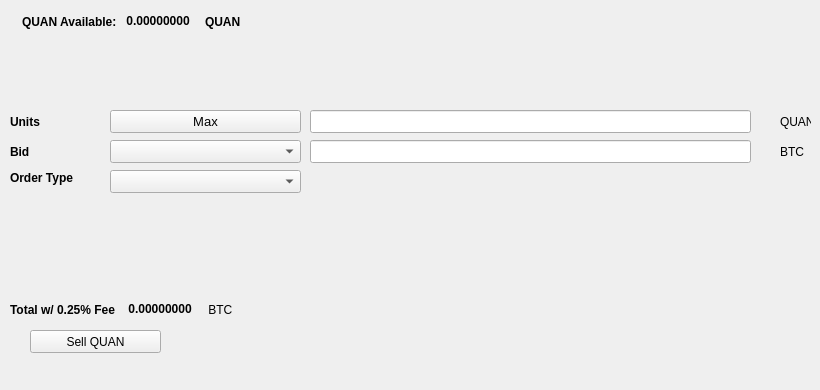
   <widget class="QWidget" name="SellTab">
    <attribute name="title">
     <string>Sell</string>
    </attribute>
    <widget class="QLabel" name="label_16">
     <property name="geometry">
      <rect>
       <x>780</x>
       <y>140</y>
       <width>31</width>
       <height>23</height>
      </rect>
     </property>
     <property name="text">
      <string>BTC</string>
     </property>
    </widget>
    <widget class="QComboBox" name="SellBidcomboBox">
     <property name="geometry">
      <rect>
       <x>110</x>
       <y>140</y>
       <width>191</width>
       <height>23</height>
      </rect>
     </property>
     <property name="font">
      <font>
       <pointsize>10</pointsize>
      </font>
     </property>
    </widget>
    <widget class="QLabel" name="label_18">
     <property name="geometry">
      <rect>
       <x>10</x>
       <y>110</y>
       <width>46</width>
       <height>23</height>
      </rect>
     </property>
     <property name="font">
      <font>
       <weight>75</weight>
       <bold>true</bold>
      </font>
     </property>
     <property name="text">
      <string>Units</string>
     </property>
    </widget>
    <widget class="QPushButton" name="Sell_Max_Amount">
     <property name="geometry">
      <rect>
       <x>110</x>
       <y>110</y>
       <width>191</width>
       <height>23</height>
      </rect>
     </property>
     <property name="font">
      <font>
       <pointsize>10</pointsize>
      </font>
     </property>
     <property name="text">
      <string>Max</string>
     </property>
    </widget>
    <widget class="QLabel" name="label_20">
     <property name="geometry">
      <rect>
       <x>10</x>
       <y>170</y>
       <width>91</width>
       <height>16</height>
      </rect>
     </property>
     <property name="font">
      <font>
       <weight>75</weight>
       <bold>true</bold>
      </font>
     </property>
     <property name="text">
      <string>Order Type</string>
     </property>
    </widget>
    <widget class="QComboBox" name="SellOrdertypeCombo">
     <property name="geometry">
      <rect>
       <x>110</x>
       <y>170</y>
       <width>191</width>
       <height>23</height>
      </rect>
     </property>
     <property name="font">
      <font>
       <pointsize>10</pointsize>
      </font>
     </property>
    </widget>
    <widget class="QLabel" name="label_21">
     <property name="geometry">
      <rect>
       <x>10</x>
       <y>140</y>
       <width>46</width>
       <height>23</height>
      </rect>
     </property>
     <property name="font">
      <font>
       <weight>75</weight>
       <bold>true</bold>
      </font>
     </property>
     <property name="text">
      <string>Bid</string>
     </property>
    </widget>
    <widget class="QLabel" name="label_22">
     <property name="geometry">
      <rect>
       <x>780</x>
       <y>110</y>
       <width>31</width>
       <height>23</height>
      </rect>
     </property>
     <property name="text">
      <string>QUAN</string>
     </property>
    </widget>
    <widget class="QLineEdit" name="UnitsInputQUAN">
     <property name="geometry">
      <rect>
       <x>310</x>
       <y>110</y>
       <width>441</width>
       <height>23</height>
      </rect>
     </property>
     <property name="font">
      <font>
       <pointsize>9</pointsize>
       <weight>75</weight>
       <bold>true</bold>
      </font>
     </property>
    </widget>
    <widget class="QLineEdit" name="SellBidPriceEdit">
     <property name="geometry">
      <rect>
       <x>310</x>
       <y>140</y>
       <width>441</width>
       <height>23</height>
      </rect>
     </property>
     <property name="font">
      <font>
       <pointsize>9</pointsize>
       <weight>75</weight>
       <bold>true</bold>
      </font>
     </property>
    </widget>
    <widget class="QPushButton" name="SellQUANBTN">
     <property name="geometry">
      <rect>
       <x>30</x>
       <y>330</y>
       <width>131</width>
       <height>23</height>
      </rect>
     </property>
     <property name="text">
      <string>Sell QUAN</string>
     </property>
     <property name="icon">
      <iconset resource="../quantisnet">
       <normaloff>:/icons/bitcoin</normaloff>:/icons/bitcoin</iconset>
     </property>
    </widget>
    <widget class="QWidget" name="layoutWidget3">
     <property name="geometry">
      <rect>
       <x>22</x>
       <y>12</y>
       <width>258</width>
       <height>19</height>
      </rect>
     </property>
     <layout class="QHBoxLayout" name="horizontalLayout">
      <item>
       <widget class="QLabel" name="label232_2">
        <property name="font">
         <font>
          <weight>75</weight>
          <bold>true</bold>
         </font>
        </property>
        <property name="text">
         <string>QUAN Available:</string>
        </property>
       </widget>
      </item>
      <item>
       <widget class="QLabel" name="QUANAvailableLabel">
        <property name="palette">
         <palette>
          <active>
           <colorrole role="WindowText">
            <brush brushstyle="SolidPattern">
             <color alpha="255">
              <red>0</red>
              <green>0</green>
              <blue>0</blue>
             </color>
            </brush>
           </colorrole>
           <colorrole role="Button">
            <brush brushstyle="SolidPattern">
             <color alpha="255">
              <red>0</red>
              <green>170</green>
              <blue>0</blue>
             </color>
            </brush>
           </colorrole>
           <colorrole role="Light">
            <brush brushstyle="SolidPattern">
             <color alpha="255">
              <red>0</red>
              <green>255</green>
              <blue>0</blue>
             </color>
            </brush>
           </colorrole>
           <colorrole role="Midlight">
            <brush brushstyle="SolidPattern">
             <color alpha="255">
              <red>0</red>
              <green>212</green>
              <blue>0</blue>
             </color>
            </brush>
           </colorrole>
           <colorrole role="Dark">
            <brush brushstyle="SolidPattern">
             <color alpha="255">
              <red>0</red>
              <green>85</green>
              <blue>0</blue>
             </color>
            </brush>
           </colorrole>
           <colorrole role="Mid">
            <brush brushstyle="SolidPattern">
             <color alpha="255">
              <red>0</red>
              <green>113</green>
              <blue>0</blue>
             </color>
            </brush>
           </colorrole>
           <colorrole role="Text">
            <brush brushstyle="SolidPattern">
             <color alpha="255">
              <red>0</red>
              <green>170</green>
              <blue>0</blue>
             </color>
            </brush>
           </colorrole>
           <colorrole role="BrightText">
            <brush brushstyle="SolidPattern">
             <color alpha="255">
              <red>255</red>
              <green>255</green>
              <blue>255</blue>
             </color>
            </brush>
           </colorrole>
           <colorrole role="ButtonText">
            <brush brushstyle="SolidPattern">
             <color alpha="255">
              <red>0</red>
              <green>0</green>
              <blue>0</blue>
             </color>
            </brush>
           </colorrole>
           <colorrole role="Base">
            <brush brushstyle="SolidPattern">
             <color alpha="255">
              <red>255</red>
              <green>255</green>
              <blue>255</blue>
             </color>
            </brush>
           </colorrole>
           <colorrole role="Window">
            <brush brushstyle="SolidPattern">
             <color alpha="255">
              <red>0</red>
              <green>170</green>
              <blue>0</blue>
             </color>
            </brush>
           </colorrole>
           <colorrole role="Shadow">
            <brush brushstyle="SolidPattern">
             <color alpha="255">
              <red>0</red>
              <green>0</green>
              <blue>0</blue>
             </color>
            </brush>
           </colorrole>
           <colorrole role="AlternateBase">
            <brush brushstyle="SolidPattern">
             <color alpha="255">
              <red>127</red>
              <green>212</green>
              <blue>127</blue>
             </color>
            </brush>
           </colorrole>
           <colorrole role="ToolTipBase">
            <brush brushstyle="SolidPattern">
             <color alpha="255">
              <red>255</red>
              <green>255</green>
              <blue>220</blue>
             </color>
            </brush>
           </colorrole>
           <colorrole role="ToolTipText">
            <brush brushstyle="SolidPattern">
             <color alpha="255">
              <red>0</red>
              <green>0</green>
              <blue>0</blue>
             </color>
            </brush>
           </colorrole>
          </active>
          <inactive>
           <colorrole role="WindowText">
            <brush brushstyle="SolidPattern">
             <color alpha="255">
              <red>0</red>
              <green>0</green>
              <blue>0</blue>
             </color>
            </brush>
           </colorrole>
           <colorrole role="Button">
            <brush brushstyle="SolidPattern">
             <color alpha="255">
              <red>0</red>
              <green>170</green>
              <blue>0</blue>
             </color>
            </brush>
           </colorrole>
           <colorrole role="Light">
            <brush brushstyle="SolidPattern">
             <color alpha="255">
              <red>0</red>
              <green>255</green>
              <blue>0</blue>
             </color>
            </brush>
           </colorrole>
           <colorrole role="Midlight">
            <brush brushstyle="SolidPattern">
             <color alpha="255">
              <red>0</red>
              <green>212</green>
              <blue>0</blue>
             </color>
            </brush>
           </colorrole>
           <colorrole role="Dark">
            <brush brushstyle="SolidPattern">
             <color alpha="255">
              <red>0</red>
              <green>85</green>
              <blue>0</blue>
             </color>
            </brush>
           </colorrole>
           <colorrole role="Mid">
            <brush brushstyle="SolidPattern">
             <color alpha="255">
              <red>0</red>
              <green>113</green>
              <blue>0</blue>
             </color>
            </brush>
           </colorrole>
           <colorrole role="Text">
            <brush brushstyle="SolidPattern">
             <color alpha="255">
              <red>0</red>
              <green>170</green>
              <blue>0</blue>
             </color>
            </brush>
           </colorrole>
           <colorrole role="BrightText">
            <brush brushstyle="SolidPattern">
             <color alpha="255">
              <red>255</red>
              <green>255</green>
              <blue>255</blue>
             </color>
            </brush>
           </colorrole>
           <colorrole role="ButtonText">
            <brush brushstyle="SolidPattern">
             <color alpha="255">
              <red>0</red>
              <green>0</green>
              <blue>0</blue>
             </color>
            </brush>
           </colorrole>
           <colorrole role="Base">
            <brush brushstyle="SolidPattern">
             <color alpha="255">
              <red>255</red>
              <green>255</green>
              <blue>255</blue>
             </color>
            </brush>
           </colorrole>
           <colorrole role="Window">
            <brush brushstyle="SolidPattern">
             <color alpha="255">
              <red>0</red>
              <green>170</green>
              <blue>0</blue>
             </color>
            </brush>
           </colorrole>
           <colorrole role="Shadow">
            <brush brushstyle="SolidPattern">
             <color alpha="255">
              <red>0</red>
              <green>0</green>
              <blue>0</blue>
             </color>
            </brush>
           </colorrole>
           <colorrole role="AlternateBase">
            <brush brushstyle="SolidPattern">
             <color alpha="255">
              <red>127</red>
              <green>212</green>
              <blue>127</blue>
             </color>
            </brush>
           </colorrole>
           <colorrole role="ToolTipBase">
            <brush brushstyle="SolidPattern">
             <color alpha="255">
              <red>255</red>
              <green>255</green>
              <blue>220</blue>
             </color>
            </brush>
           </colorrole>
           <colorrole role="ToolTipText">
            <brush brushstyle="SolidPattern">
             <color alpha="255">
              <red>0</red>
              <green>0</green>
              <blue>0</blue>
             </color>
            </brush>
           </colorrole>
          </inactive>
          <disabled>
           <colorrole role="WindowText">
            <brush brushstyle="SolidPattern">
             <color alpha="255">
              <red>0</red>
              <green>85</green>
              <blue>0</blue>
             </color>
            </brush>
           </colorrole>
           <colorrole role="Button">
            <brush brushstyle="SolidPattern">
             <color alpha="255">
              <red>0</red>
              <green>170</green>
              <blue>0</blue>
             </color>
            </brush>
           </colorrole>
           <colorrole role="Light">
            <brush brushstyle="SolidPattern">
             <color alpha="255">
              <red>0</red>
              <green>255</green>
              <blue>0</blue>
             </color>
            </brush>
           </colorrole>
           <colorrole role="Midlight">
            <brush brushstyle="SolidPattern">
             <color alpha="255">
              <red>0</red>
              <green>212</green>
              <blue>0</blue>
             </color>
            </brush>
           </colorrole>
           <colorrole role="Dark">
            <brush brushstyle="SolidPattern">
             <color alpha="255">
              <red>0</red>
              <green>85</green>
              <blue>0</blue>
             </color>
            </brush>
           </colorrole>
           <colorrole role="Mid">
            <brush brushstyle="SolidPattern">
             <color alpha="255">
              <red>0</red>
              <green>113</green>
              <blue>0</blue>
             </color>
            </brush>
           </colorrole>
           <colorrole role="Text">
            <brush brushstyle="SolidPattern">
             <color alpha="255">
              <red>0</red>
              <green>85</green>
              <blue>0</blue>
             </color>
            </brush>
           </colorrole>
           <colorrole role="BrightText">
            <brush brushstyle="SolidPattern">
             <color alpha="255">
              <red>255</red>
              <green>255</green>
              <blue>255</blue>
             </color>
            </brush>
           </colorrole>
           <colorrole role="ButtonText">
            <brush brushstyle="SolidPattern">
             <color alpha="255">
              <red>0</red>
              <green>85</green>
              <blue>0</blue>
             </color>
            </brush>
           </colorrole>
           <colorrole role="Base">
            <brush brushstyle="SolidPattern">
             <color alpha="255">
              <red>0</red>
              <green>170</green>
              <blue>0</blue>
             </color>
            </brush>
           </colorrole>
           <colorrole role="Window">
            <brush brushstyle="SolidPattern">
             <color alpha="255">
              <red>0</red>
              <green>170</green>
              <blue>0</blue>
             </color>
            </brush>
           </colorrole>
           <colorrole role="Shadow">
            <brush brushstyle="SolidPattern">
             <color alpha="255">
              <red>0</red>
              <green>0</green>
              <blue>0</blue>
             </color>
            </brush>
           </colorrole>
           <colorrole role="AlternateBase">
            <brush brushstyle="SolidPattern">
             <color alpha="255">
              <red>0</red>
              <green>170</green>
              <blue>0</blue>
             </color>
            </brush>
           </colorrole>
           <colorrole role="ToolTipBase">
            <brush brushstyle="SolidPattern">
             <color alpha="255">
              <red>255</red>
              <green>255</green>
              <blue>220</blue>
             </color>
            </brush>
           </colorrole>
           <colorrole role="ToolTipText">
            <brush brushstyle="SolidPattern">
             <color alpha="255">
              <red>0</red>
              <green>0</green>
              <blue>0</blue>
             </color>
            </brush>
           </colorrole>
          </disabled>
         </palette>
        </property>
        <property name="font">
         <font>
          <weight>75</weight>
          <bold>true</bold>
         </font>
        </property>
        <property name="text">
         <string> 0.00000000 </string>
        </property>
        <property name="textInteractionFlags">
         <set>Qt::LinksAccessibleByMouse|Qt::TextSelectableByKeyboard|Qt::TextSelectableByMouse</set>
        </property>
       </widget>
      </item>
      <item>
       <widget class="QLabel" name="labelQUAN">
        <property name="font">
         <font>
          <weight>75</weight>
          <bold>true</bold>
         </font>
        </property>
        <property name="text">
         <string>QUAN</string>
        </property>
       </widget>
      </item>
     </layout>
    </widget>
    <widget class="QWidget" name="layoutWidget">
     <property name="geometry">
      <rect>
       <x>10</x>
       <y>300</y>
       <width>268</width>
       <height>19</height>
      </rect>
     </property>
     <layout class="QHBoxLayout" name="horizontalLayout_2">
      <item>
       <widget class="QLabel" name="label_19">
        <property name="font">
         <font>
          <weight>75</weight>
          <bold>true</bold>
         </font>
        </property>
        <property name="text">
         <string>Total w/ 0.25% Fee </string>
        </property>
       </widget>
      </item>
      <item>
       <widget class="QLabel" name="SellCostLabel">
        <property name="palette">
         <palette>
          <active>
           <colorrole role="WindowText">
            <brush brushstyle="SolidPattern">
             <color alpha="255">
              <red>0</red>
              <green>0</green>
              <blue>0</blue>
             </color>
            </brush>
           </colorrole>
           <colorrole role="Button">
            <brush brushstyle="SolidPattern">
             <color alpha="255">
              <red>0</red>
              <green>170</green>
              <blue>0</blue>
             </color>
            </brush>
           </colorrole>
           <colorrole role="Light">
            <brush brushstyle="SolidPattern">
             <color alpha="255">
              <red>0</red>
              <green>255</green>
              <blue>0</blue>
             </color>
            </brush>
           </colorrole>
           <colorrole role="Midlight">
            <brush brushstyle="SolidPattern">
             <color alpha="255">
              <red>0</red>
              <green>212</green>
              <blue>0</blue>
             </color>
            </brush>
           </colorrole>
           <colorrole role="Dark">
            <brush brushstyle="SolidPattern">
             <color alpha="255">
              <red>0</red>
              <green>85</green>
              <blue>0</blue>
             </color>
            </brush>
           </colorrole>
           <colorrole role="Mid">
            <brush brushstyle="SolidPattern">
             <color alpha="255">
              <red>0</red>
              <green>113</green>
              <blue>0</blue>
             </color>
            </brush>
           </colorrole>
           <colorrole role="Text">
            <brush brushstyle="SolidPattern">
             <color alpha="255">
              <red>0</red>
              <green>170</green>
              <blue>0</blue>
             </color>
            </brush>
           </colorrole>
           <colorrole role="BrightText">
            <brush brushstyle="SolidPattern">
             <color alpha="255">
              <red>255</red>
              <green>255</green>
              <blue>255</blue>
             </color>
            </brush>
           </colorrole>
           <colorrole role="ButtonText">
            <brush brushstyle="SolidPattern">
             <color alpha="255">
              <red>0</red>
              <green>0</green>
              <blue>0</blue>
             </color>
            </brush>
           </colorrole>
           <colorrole role="Base">
            <brush brushstyle="SolidPattern">
             <color alpha="255">
              <red>255</red>
              <green>255</green>
              <blue>255</blue>
             </color>
            </brush>
           </colorrole>
           <colorrole role="Window">
            <brush brushstyle="SolidPattern">
             <color alpha="255">
              <red>0</red>
              <green>170</green>
              <blue>0</blue>
             </color>
            </brush>
           </colorrole>
           <colorrole role="Shadow">
            <brush brushstyle="SolidPattern">
             <color alpha="255">
              <red>0</red>
              <green>0</green>
              <blue>0</blue>
             </color>
            </brush>
           </colorrole>
           <colorrole role="AlternateBase">
            <brush brushstyle="SolidPattern">
             <color alpha="255">
              <red>127</red>
              <green>212</green>
              <blue>127</blue>
             </color>
            </brush>
           </colorrole>
           <colorrole role="ToolTipBase">
            <brush brushstyle="SolidPattern">
             <color alpha="255">
              <red>255</red>
              <green>255</green>
              <blue>220</blue>
             </color>
            </brush>
           </colorrole>
           <colorrole role="ToolTipText">
            <brush brushstyle="SolidPattern">
             <color alpha="255">
              <red>0</red>
              <green>0</green>
              <blue>0</blue>
             </color>
            </brush>
           </colorrole>
          </active>
          <inactive>
           <colorrole role="WindowText">
            <brush brushstyle="SolidPattern">
             <color alpha="255">
              <red>0</red>
              <green>0</green>
              <blue>0</blue>
             </color>
            </brush>
           </colorrole>
           <colorrole role="Button">
            <brush brushstyle="SolidPattern">
             <color alpha="255">
              <red>0</red>
              <green>170</green>
              <blue>0</blue>
             </color>
            </brush>
           </colorrole>
           <colorrole role="Light">
            <brush brushstyle="SolidPattern">
             <color alpha="255">
              <red>0</red>
              <green>255</green>
              <blue>0</blue>
             </color>
            </brush>
           </colorrole>
           <colorrole role="Midlight">
            <brush brushstyle="SolidPattern">
             <color alpha="255">
              <red>0</red>
              <green>212</green>
              <blue>0</blue>
             </color>
            </brush>
           </colorrole>
           <colorrole role="Dark">
            <brush brushstyle="SolidPattern">
             <color alpha="255">
              <red>0</red>
              <green>85</green>
              <blue>0</blue>
             </color>
            </brush>
           </colorrole>
           <colorrole role="Mid">
            <brush brushstyle="SolidPattern">
             <color alpha="255">
              <red>0</red>
              <green>113</green>
              <blue>0</blue>
             </color>
            </brush>
           </colorrole>
           <colorrole role="Text">
            <brush brushstyle="SolidPattern">
             <color alpha="255">
              <red>0</red>
              <green>170</green>
              <blue>0</blue>
             </color>
            </brush>
           </colorrole>
           <colorrole role="BrightText">
            <brush brushstyle="SolidPattern">
             <color alpha="255">
              <red>255</red>
              <green>255</green>
              <blue>255</blue>
             </color>
            </brush>
           </colorrole>
           <colorrole role="ButtonText">
            <brush brushstyle="SolidPattern">
             <color alpha="255">
              <red>0</red>
              <green>0</green>
              <blue>0</blue>
             </color>
            </brush>
           </colorrole>
           <colorrole role="Base">
            <brush brushstyle="SolidPattern">
             <color alpha="255">
              <red>255</red>
              <green>255</green>
              <blue>255</blue>
             </color>
            </brush>
           </colorrole>
           <colorrole role="Window">
            <brush brushstyle="SolidPattern">
             <color alpha="255">
              <red>0</red>
              <green>170</green>
              <blue>0</blue>
             </color>
            </brush>
           </colorrole>
           <colorrole role="Shadow">
            <brush brushstyle="SolidPattern">
             <color alpha="255">
              <red>0</red>
              <green>0</green>
              <blue>0</blue>
             </color>
            </brush>
           </colorrole>
           <colorrole role="AlternateBase">
            <brush brushstyle="SolidPattern">
             <color alpha="255">
              <red>127</red>
              <green>212</green>
              <blue>127</blue>
             </color>
            </brush>
           </colorrole>
           <colorrole role="ToolTipBase">
            <brush brushstyle="SolidPattern">
             <color alpha="255">
              <red>255</red>
              <green>255</green>
              <blue>220</blue>
             </color>
            </brush>
           </colorrole>
           <colorrole role="ToolTipText">
            <brush brushstyle="SolidPattern">
             <color alpha="255">
              <red>0</red>
              <green>0</green>
              <blue>0</blue>
             </color>
            </brush>
           </colorrole>
          </inactive>
          <disabled>
           <colorrole role="WindowText">
            <brush brushstyle="SolidPattern">
             <color alpha="255">
              <red>0</red>
              <green>85</green>
              <blue>0</blue>
             </color>
            </brush>
           </colorrole>
           <colorrole role="Button">
            <brush brushstyle="SolidPattern">
             <color alpha="255">
              <red>0</red>
              <green>170</green>
              <blue>0</blue>
             </color>
            </brush>
           </colorrole>
           <colorrole role="Light">
            <brush brushstyle="SolidPattern">
             <color alpha="255">
              <red>0</red>
              <green>255</green>
              <blue>0</blue>
             </color>
            </brush>
           </colorrole>
           <colorrole role="Midlight">
            <brush brushstyle="SolidPattern">
             <color alpha="255">
              <red>0</red>
              <green>212</green>
              <blue>0</blue>
             </color>
            </brush>
           </colorrole>
           <colorrole role="Dark">
            <brush brushstyle="SolidPattern">
             <color alpha="255">
              <red>0</red>
              <green>85</green>
              <blue>0</blue>
             </color>
            </brush>
           </colorrole>
           <colorrole role="Mid">
            <brush brushstyle="SolidPattern">
             <color alpha="255">
              <red>0</red>
              <green>113</green>
              <blue>0</blue>
             </color>
            </brush>
           </colorrole>
           <colorrole role="Text">
            <brush brushstyle="SolidPattern">
             <color alpha="255">
              <red>0</red>
              <green>85</green>
              <blue>0</blue>
             </color>
            </brush>
           </colorrole>
           <colorrole role="BrightText">
            <brush brushstyle="SolidPattern">
             <color alpha="255">
              <red>255</red>
              <green>255</green>
              <blue>255</blue>
             </color>
            </brush>
           </colorrole>
           <colorrole role="ButtonText">
            <brush brushstyle="SolidPattern">
             <color alpha="255">
              <red>0</red>
              <green>85</green>
              <blue>0</blue>
             </color>
            </brush>
           </colorrole>
           <colorrole role="Base">
            <brush brushstyle="SolidPattern">
             <color alpha="255">
              <red>0</red>
              <green>170</green>
              <blue>0</blue>
             </color>
            </brush>
           </colorrole>
           <colorrole role="Window">
            <brush brushstyle="SolidPattern">
             <color alpha="255">
              <red>0</red>
              <green>170</green>
              <blue>0</blue>
             </color>
            </brush>
           </colorrole>
           <colorrole role="Shadow">
            <brush brushstyle="SolidPattern">
             <color alpha="255">
              <red>0</red>
              <green>0</green>
              <blue>0</blue>
             </color>
            </brush>
           </colorrole>
           <colorrole role="AlternateBase">
            <brush brushstyle="SolidPattern">
             <color alpha="255">
              <red>0</red>
              <green>170</green>
              <blue>0</blue>
             </color>
            </brush>
           </colorrole>
           <colorrole role="ToolTipBase">
            <brush brushstyle="SolidPattern">
             <color alpha="255">
              <red>255</red>
              <green>255</green>
              <blue>220</blue>
             </color>
            </brush>
           </colorrole>
           <colorrole role="ToolTipText">
            <brush brushstyle="SolidPattern">
             <color alpha="255">
              <red>0</red>
              <green>0</green>
              <blue>0</blue>
             </color>
            </brush>
           </colorrole>
          </disabled>
         </palette>
        </property>
        <property name="font">
         <font>
          <weight>75</weight>
          <bold>true</bold>
         </font>
        </property>
        <property name="autoFillBackground">
         <bool>false</bool>
        </property>
        <property name="text">
         <string> 0.00000000</string>
        </property>
        <property name="textInteractionFlags">
         <set>Qt::LinksAccessibleByMouse|Qt::TextSelectableByMouse</set>
        </property>
       </widget>
      </item>
      <item>
       <widget class="QLabel" name="label_17">
        <property name="font">
         <font>
          <weight>50</weight>
          <bold>false</bold>
         </font>
        </property>
        <property name="text">
         <string> BTC</string>
        </property>
       </widget>
      </item>
     </layout>
    </widget>
    <widget class="QLabel" name="label_23">
     <property name="geometry">
      <rect>
       <x>460</x>
       <y>300</y>
       <width>281</width>
       <height>81</height>
      </rect>
     </property>
     <property name="text">
      <string/>
     </property>
     <property name="pixmap">
      <pixmap>:/images/bittrex</pixmap>
     </property>
    </widget>
   </widget>
